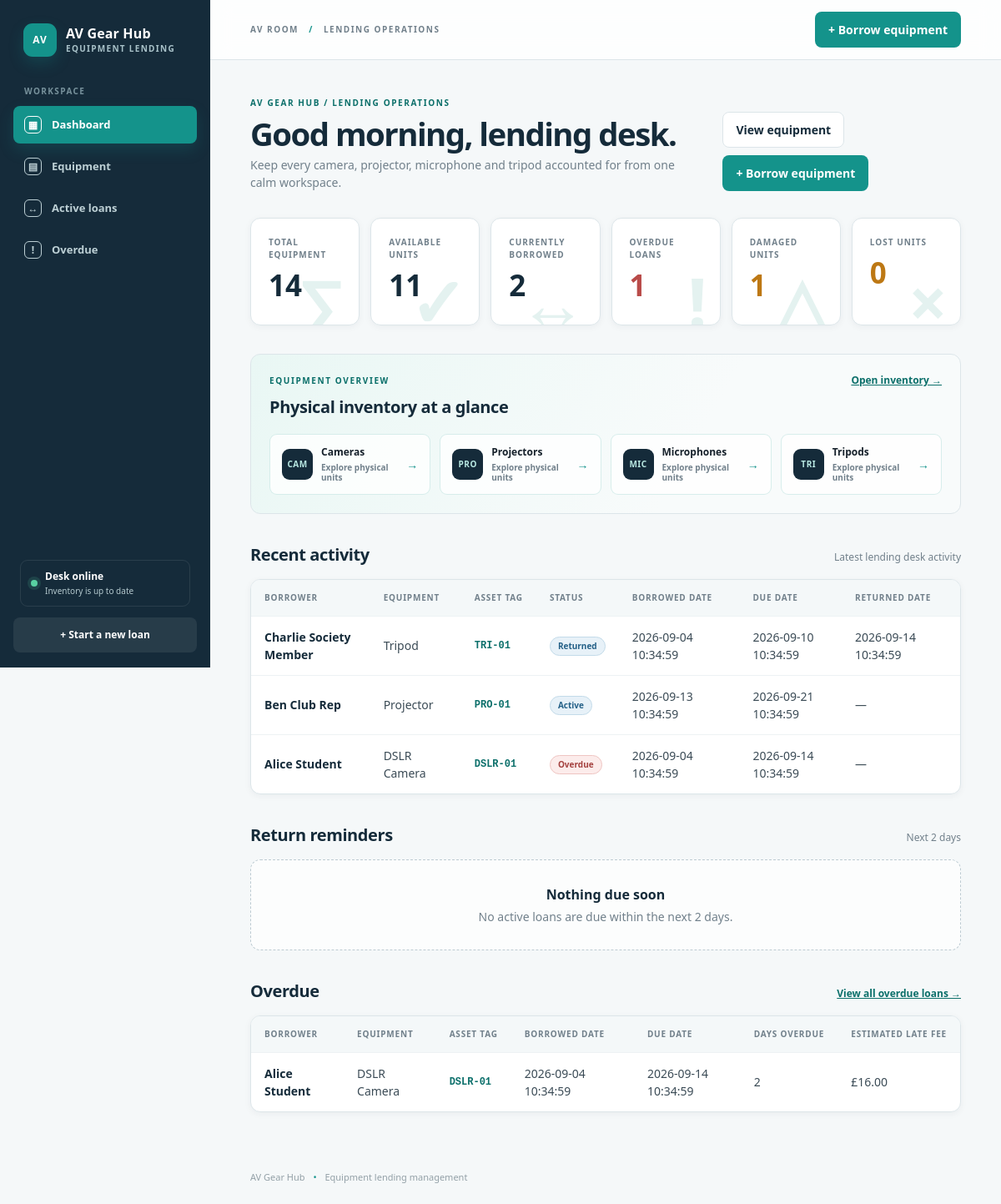
The page / on the database its author committed.
### tables this page shows
CREATE TABLE loans (
        id INTEGER PRIMARY KEY AUTOINCREMENT,
        borrower_id INTEGER NOT NULL,
        stock_unit_id INTEGER NOT NULL,
        borrowed_at TEXT NOT NULL DEFAULT CURRENT_TIMESTAMP,
        due_at TEXT NOT NULL,
        returned_at TEXT,
        status TEXT NOT NULL DEFAULT 'active',
        deposit_amount REAL NOT NULL DEFAULT 0,
        late_fee_amount REAL NOT NULL DEFAULT 0,
        refund_amount REAL NOT NULL DEFAULT 0,
        notes TEXT,
        FOREIGN KEY (borrower_id) REFERENCES users(id),
        FOREIGN KEY (stock_unit_id) REFERENCES stock_units(id),
        CHECK (status IN ('active', 'returned', 'overdue', 'cancelled')),
        CHECK (late_fee_amount >= 0),
        CHECK (refund_amount >= 0)
    );

CREATE TABLE users (
        id INTEGER PRIMARY KEY AUTOINCREMENT,
        name TEXT NOT NULL,
        email TEXT NOT NULL UNIQUE,
        role TEXT NOT NULL DEFAULT 'borrower',
        created_at TEXT NOT NULL DEFAULT CURRENT_TIMESTAMP
    );

CREATE TABLE item_types (
        id INTEGER PRIMARY KEY AUTOINCREMENT,
        name TEXT NOT NULL UNIQUE,
        category TEXT NOT NULL,
        daily_late_fee REAL NOT NULL DEFAULT 0,
        deposit_amount REAL NOT NULL DEFAULT 0,
        default_loan_days INTEGER NOT NULL DEFAULT 3,
        is_active INTEGER NOT NULL DEFAULT 1
    );

CREATE TABLE stock_units (
        id INTEGER PRIMARY KEY AUTOINCREMENT,
        item_type_id INTEGER NOT NULL,
        asset_tag TEXT NOT NULL UNIQUE,
        status TEXT NOT NULL DEFAULT 'available',
        condition_note TEXT,
        current_loan_id INTEGER,
        FOREIGN KEY (item_type_id) REFERENCES item_types(id),
        FOREIGN KEY (current_loan_id) REFERENCES loans(id),
        UNIQUE (current_loan_id)
    );

### app/routes/dashboard.py (the view)
@bp.route("/")
def index():
    summary = get_dashboard_summary()
    recent_activity = get_recent_activity()
    overdue_loans = get_overdue_loans()
    due_soon_loans = get_due_soon_loans()
    return render_template(
        "dashboard.html",
        summary=summary,
        recent_activity=recent_activity,
        overdue_loans=overdue_loans,
        due_soon_loans=due_soon_loans,
        current_page="dashboard",
    )

### app/db.py (called while the page is built)
def get_connection():
    os.makedirs(os.path.dirname(Config.DATABASE_PATH), exist_ok=True)
    connection = sqlite3.connect(Config.DATABASE_PATH)
    connection.row_factory = sqlite3.Row
    connection.execute("PRAGMA foreign_keys = ON")
    return connection

def get_recent_activity(limit=8):
    connection = get_connection()
    try:
        return connection.execute(
            """
            SELECT
                u.name AS borrower,
                it.name AS equipment,
                su.asset_tag,
                l.status,
                l.borrowed_at,
                l.due_at,
                l.returned_at
            FROM loans l
            JOIN users u ON u.id = l.borrower_id
            JOIN stock_units su ON su.id = l.stock_unit_id
            JOIN item_types it ON it.id = su.item_type_id
            ORDER BY COALESCE(l.returned_at, l.borrowed_at) DESC
            LIMIT ?
            """,
            (limit,),
        ).fetchall()
    finally:
        connection.close()

### app/templates/dashboard.html (shortened to what this page needs)
{% extends 'base.html' %}
{% block content %}
  <div class="page-header">
    <div>
      <p class="eyebrow">AV GEAR HUB / LENDING OPERATIONS</p>
      <h1>Good morning, lending desk.</h1>
      <p>Keep every camera, projector, microphone and tripod accounted for from one calm workspace.</p>
    </div>
    <div class="page-actions">
      <a class="button button-secondary" href="{{ url_for('dashboard.equipment') }}">View equipment</a>
      <a class="button button-primary" href="{{ url_for('borrow.borrow') }}">+ Borrow equipment</a>
    </div>
  </div>
  <div class="summary-grid">
    <div class="card summary-card" data-mark="∑">
      <div class="label">Total equipment</div>
      <div class="value">{{ summary.total_units }}</div>
    </div>
    <div class="card summary-card" data-mark="✓">
      <div class="label">Available units</div>
      <div class="value">{{ summary.available }}</div>
    </div>
    <div class="card summary-card" data-mark="↔">
      <div class="label">Currently borrowed</div>
      <div class="value">{{ summary.borrowed }}</div>
    </div>
    <div class="card summary-card alert" data-mark="!">
      <div class="label">Overdue loans</div>
      <div class="value">{{ summary.overdue }}</div>
    </div>
    <div class="card summary-card warning" data-mark="△">
      <div class="label">Damaged units</div>
      <div class="value">{{ summary.damaged }}</div>
    </div>
    <div class="card summary-card warning" data-mark="×">
      <div class="label">Lost units</div>
      <div class="value">{{ summary.lost }}</div>
    </div>
  </div>
  <div class="section overview-strip">
    <div class="section-header"><div><p class="eyebrow">EQUIPMENT OVERVIEW</p><h2>Physical inventory at a glance</h2></div><a href="{{ url_for('dashboard.equipment') }}">Open inventory →</a></div>
    <div class="overview-links">
      <a class="overview-tile" href="{{ url_for('dashboard.equipment') }}"><span class="overview-glyph">CAM</span><span><strong>Cameras</strong><small>Explore physical units</small></span><b>→</b></a>
      <a class="overview-tile" href="{{ url_for('dashboard.equipment') }}"><span class="overview-glyph">PRO</span><span><strong>Projectors</strong><small>Explore physical units</small></span><b>→</b></a>
      <a class="overview-tile" href="{{ url_for('dashboard.equipment') }}"><span class="overview-glyph">MIC</span><span><strong>Microphones</strong><small>Explore physical units</small></span><b>→</b></a>
      <a class="overview-tile" href="{{ url_for('dashboard.equipment') }}"><span class="overview-glyph">TRI</span><span><strong>Tripods</strong><small>Explore physical units</small></span><b>→</b></a>
    </div>
  </div>
  <div class="section">
    <div class="section-header"><h2>Recent activity</h2><span class="muted">Latest lending desk activity</span></div>
    {% if recent_activity %}
      <div class="table-wrap"><table>
        <thead>
          <tr>
            <th>Borrower</th>
            <th>Equipment</th>
            <th>Asset tag</th>
            <th>Status</th>
            <th>Borrowed date</th>
            <th>Due date</th>
            <th>Returned date</th>
          </tr>
        </thead>
        <tbody>
          {% for item in recent_activity %}
            <tr data-filter-row>
              <td class="primary-text">{{ item.borrower }}</td>
              <td>{{ item.equipment }}</td>
              <td class="asset-tag">{{ item.asset_tag }}</td>
              <td>
                <span class="status-badge status-{{ item.status if item.status in ['available','borrowed','overdue','damaged','lost','maintenance'] else 'borrowed' }}">
                  {{ item.status.title() }}
                </span>
              </td>
              <td>{{ item.borrowed_at }}</td>
              <td>{{ item.due_at }}</td>
              <td>{{ item.returned_at or '—' }}</td>
            </tr>
          {% endfor %}
        </tbody>
      </table></div>
    {% else %}
      <div class="empty"><strong>No recent activity</strong>Borrowing and return activity will appear here.</div>
    {% endif %}
  </div>
  <div class="section">
    <div class="section-header"><h2>Return reminders</h2><span class="muted">Next 2 days</span></div>
    {% if due_soon_loans %}
      <div class="table-wrap"><table>
        <thead>
          <tr>
            <th>Borrower</th>
            <th>Equipment</th>
            <th>Asset tag</th>
            <th>Due date</th>
            <th>Reminder</th>
            <th>Days remaining</th>
          </tr>
        </thead>
        <tbody>
          {% for loan in due_soon_loans %}
            <tr data-filter-row>
              <td class="primary-text">{{ loan.borrower }}</td>
              <td>{{ loan.equipment }}</td>
              <td class="asset-tag">{{ loan.asset_tag }}</td>
              <td>{{ loan.due_at }}</td>
              <td>
                {% if loan.reminder_status == 'due_today' %}
                  <span class="status-badge status-overdue">Due today</span>
                {% else %}
                  <span class="status-badge status-borrowed">Due soon</span>
                {% endif %}
              </td>
              <td>{{ loan.days_remaining }}</td>
            </tr>
          {% endfor %}
        </tbody>
      </table></div>
    {% else %}
      <div class="empty"><strong>Nothing due soon</strong>No active loans are due within the next 2 days.</div>
    {% endif %}
  </div>
  <div class="section">
    <div class="section-header"><h2>Overdue</h2><a href="{{ url_for('dashboard.overdue') }}">View all overdue loans →</a></div>
    {% if overdue_loans %}
      <div class="table-wrap"><table>
        <thead>
          <tr>
            <th>Borrower</th>
            <th>Equipment</th>
            <th>Asset tag</th>
            <th>Borrowed date</th>
            <th>Due date</th>
            <th>Days overdue</th>
            <th>Estimated late fee</th>
          </tr>
        </thead>
        <tbody>
          {% for loan in overdue_loans %}
            <tr>
              <td class="primary-text">{{ loan.borrower }}</td>
              <td>{{ loan.equipment }}</td>
              <td class="asset-tag">{{ loan.asset_tag }}</td>
              <td>{{ loan.borrowed_at }}</td>
              <td>{{ loan.due_at }}</td>
              <td>{{ loan.days_overdue }}</td>
              <td>£{{ '%.2f'|format(loan.estimated_late_fee) }}</td>
            </tr>
          {% endfor %}
        </tbody>
      </table></div>
    {% else %}
      <div class="empty"><strong>All clear</strong>No active loans are overdue.</div>
    {% endif %}
  </div>
{% endblock %}

### rows shown on the page
loans: borrower "Charlie Society Member", equipment "Tripod", asset_tag "TRI-01", status "Returned", borrowed_at "2026-09-04 10:34:59", due_at "2026-09-10 10:34:59", returned_at "2026-09-14 10:34:59"
loans: borrower "Ben Club Rep", equipment "Projector", asset_tag "PRO-01", status "Active", borrowed_at "2026-09-13 10:34:59", due_at "2026-09-21 10:34:59", returned_at "—"
loans: borrower "Alice Student", equipment "DSLR Camera", asset_tag "DSLR-01", status "Overdue", borrowed_at "2026-09-04 10:34:59", due_at "2026-09-14 10:34:59", returned_at "—", days_overdue "2", estimated_late_fee "16.00"

### other values the page prints
{{ summary.total_units }} "14"
{{ summary.available }} "11"
{{ summary.borrowed }} "2"
{{ summary.overdue }} "1"
{{ summary.damaged }} "1"
{{ summary.lost }} "0"
